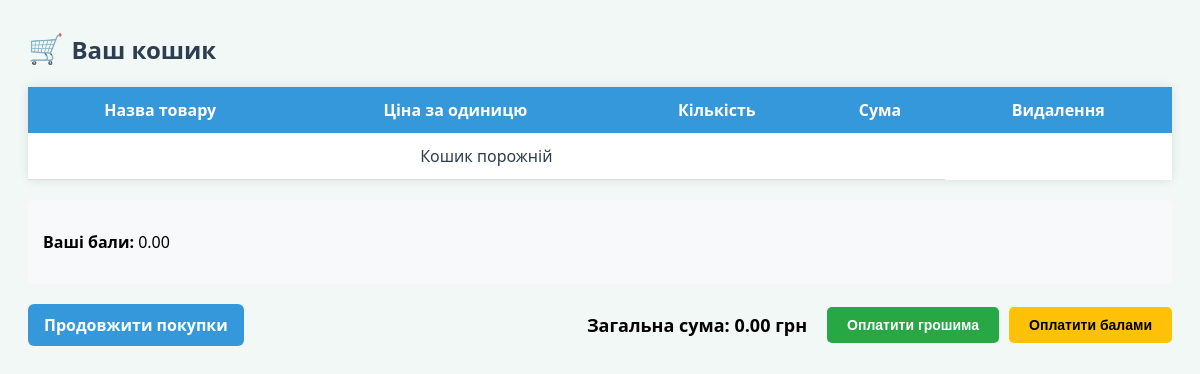
/market/cart/ (signed in), run on an earlier commit of the app's database.
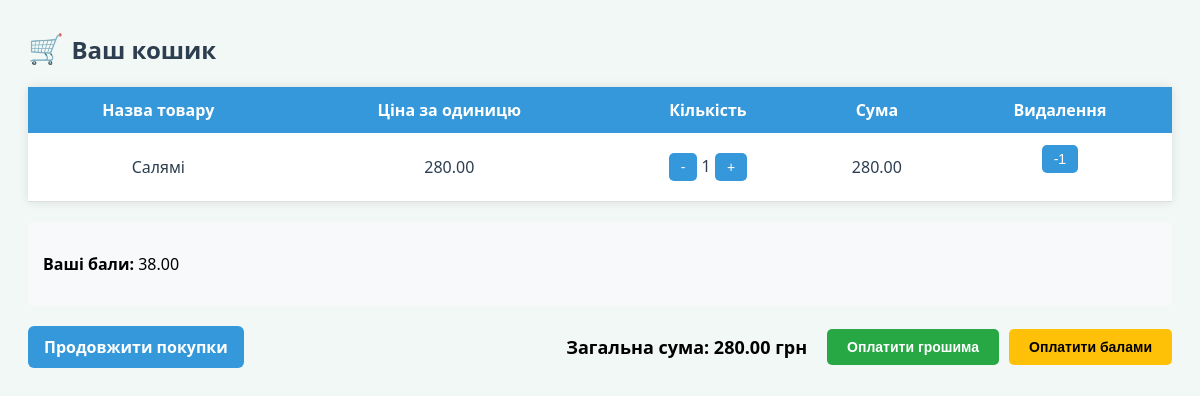
And on a later commit of the database.
### Market/models.py (models this page shows, shortened)
class CustomUser(AbstractUser):
    age = models.IntegerField(null=True, blank=True)
    country = models.CharField(max_length=100, blank=True)
    address = models.TextField(blank=True)
    bonus_points = models.DecimalField(max_digits=10, decimal_places=2, default=0.00)
    bonus_points = models.DecimalField(max_digits=10, decimal_places=2, default=0.00)  # Поле для зберігання бонусних балів користувача
    class Meta:
        db_table = 'market_customuser'
    groups = models.ManyToManyField(
        'auth.Group',
        verbose_name='groups',
        blank=True,
        help_text='The groups this user belongs to.',
        related_name='custom_user_set',
        related_query_name='custom_user',
    )
    user_permissions = models.ManyToManyField(
        'auth.Permission',
        verbose_name='user permissions',
        blank=True,
        help_text='Specific permissions for this user.',
        related_name='custom_user_set',
        related_query_name='custom_user',
    )

class Cart(models.Model):
    user = models.ForeignKey(settings.AUTH_USER_MODEL, on_delete=models.CASCADE, null=True, blank=True)
    product = models.ForeignKey(Product, on_delete=models.CASCADE)
    quantity = models.PositiveIntegerField(default=1)

class Product(models.Model):
    SECTION_CHOICES = [
        ('Піца', 'Піца'),
        ('Суші', 'Суші'),
        ('Салати', 'Салати'),
        ('Напої', 'Напої'),
        ('Десерти', 'Десерти'),
    ]
    name = models.CharField(max_length=255)
    price = models.DecimalField(max_digits=8, decimal_places=2)
    description = models.TextField()
    image = models.ImageField(upload_to='products/')
    section = models.CharField(max_length=20, choices=SECTION_CHOICES, default='pizza')  # <-- додано

### Market/views.py (the view)
# urls.py: path('cart/', views.view_cart, name='view_cart'),
@login_required
def view_cart(request):
    cart_items = Cart.objects.filter(user=request.user)
    total = sum(item.product.price * item.quantity for item in cart_items)
    return render(request, 'Market/cart.html', {
        'cart_items': cart_items,
        'total': total,
        'user_bonus_points': request.user.bonus_points
    })

### Market/templates/Market/cart.html (shortened to what this page needs)
<h2>Ваш кошик</h2>
<table class="table">
  <thead>
    <tr>
      <th>Назва товару</th>
      <th>Ціна за одиницю</th>
      <th>Кількість</th>
      <th>Сума</th>
      <th>Видалення</th>
    </tr>
  </thead>
  <tbody>
    {% for item in cart_items %}
    <tr>
      <td>{{ item.product.name }}</td>
      <td>{{ item.product.price }}</td>
      <td>
        <form method="post" action="{% url 'remove_from_cart' item.product.id %}" style="display:inline;">
          <button type="submit">-</button>
        </form>
        {{ item.quantity }}
        <form method="post" action="{% url 'add_to_cart' item.product.id %}" style="display:inline;">
          <button type="submit">+</button>
        </form>
      </td>
      <td>{{ item.product.price|floatformat:2 }}</td>
      <td>
        <form method="post" action="{% url 'remove_from_cart' item.product.id %}">
          <button type="submit">-1</button>
        </form>
      </td>
    </tr>
    {% empty %}
    <tr><td colspan="4">Кошик порожній</td></tr>
    {% endfor %}
  </tbody>
</table>
<div style="margin: 20px 0; padding: 15px; background-color: #f8f9fa; border-radius: 5px;">
  <p><strong>Ваші бали:</strong> {{ user_bonus_points|floatformat:2 }}</p>
</div>
<form method="post" action="{% url 'Market:checkout' %}">
  <div class="menu-sum-row">
    <a class="menu-link" href="{% url 'Market:menu' %}">Продовжити покупки</a>
    <div style="display: flex; align-items: center; gap: 20px;">
      <div class="total-sum">Загальна сума: {{ total|floatformat:2 }} грн</div>
      <div style="display: flex; gap: 10px;">
        <button type="submit" name="payment_mode" value="money"
                style="background-color: #28a745; color: white; padding: 10px 20px; border: none; border-radius: 5px; font-weight: bold; cursor: pointer;">
          Оплатити грошима
        </button>
        <button type="submit" name="payment_mode" value="bonus"
                style="background-color: #ffc107; color: black; padding: 10px 20px; border: none; border-radius: 5px; font-weight: bold; cursor: pointer;"
                {% if user_bonus_points < total %}disabled{% endif %}>
          Оплатити балами
        </button>
      </div>
    </div>
  </div>
</form>

### Market/templates/Market/cart.html (style rules this page uses)
h2::before { content: "🛒 "; font-size: 1.2em; }
h2 { text-align: left; color: #2c3e50; margin-bottom: 20px; }
table { width: 100%; border-collapse: collapse; background-color: #ffffff; box-shadow: 0 0 10px rgba(0, 0, 0, 0.1); }
th { background-color: #3498db; color: #fff; padding: 12px; text-align: center; }
td { padding: 12px; text-align: center; border-bottom: 1px solid #ddd; color: #2c3e50; }
form button { background-color: #e74c3c; color: white; border: none; padding: 6px 12px; border-radius: 5px; font-size: 14px; cursor: pointer; transition: background-color 0.3s ease; }
.menu-sum-row { display: flex; justify-content: space-between; align-items: center; margin-top: 20px; }
.menu-link { background-color: #3498db; color: white; padding: 10px 16px; border-radius: 6px; text-decoration: none; font-weight: bold; transition: background-color 0.3s ease; }
.total-sum { font-size: 18px; font-weight: bold; color: black; }
form button { background-color: #3498db; color: white; border: none; padding: 6px 12px; border-radius: 5px; font-size: 14px; cursor: pointer; transition: background-color 0.3s ease; }

What changed in the data, as far as the page shows it:
added Cart: product.name "Салямі", product.price "280.00", quantity "1"
changed CustomUser: bonus_points "0.00" → "38.00"
Also different on the page:
{{ total|floatformat:2 }}: "0.00" → "280.00"
text no longer shown: "Кошик порожній"
